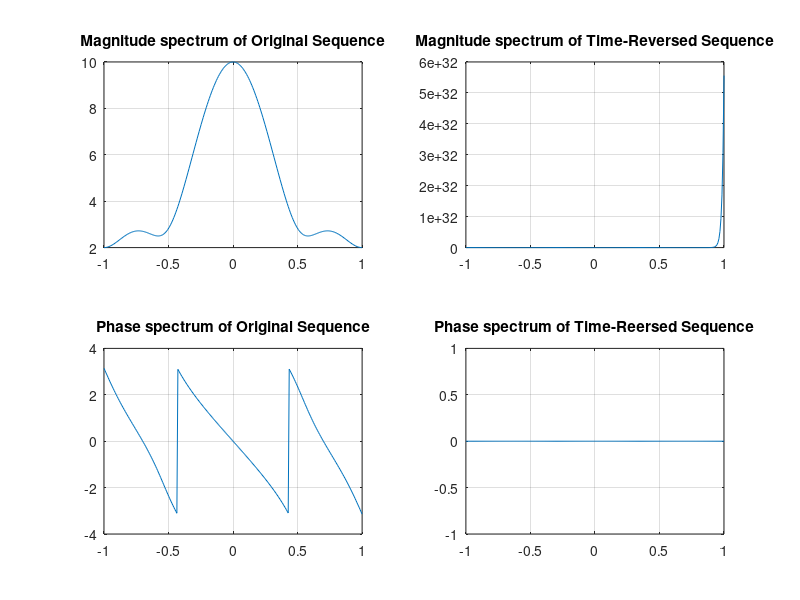

Source code (MATLAB):
clear all;
clc;
close all;
w= -pi:2*pi/255:pi;
num=[1 2 3 4];
i=8;
L=length(num)-1;
h1= freqz(num,1,w);
h2= freqz(fliplr(num),1,w);
h3= exp(w*L*i),h2;
subplot(2,2,1);
plot(w/pi,abs(h1));grid
title("Magnitude spectrum of Original Sequence");
subplot (2,2,2);
plot(w/pi,abs(h3));grid
title("Magnitude spectrum of Time-Reversed Sequence");
subplot(2,2,3);
plot(w/pi,angle(h1));grid
title("Phase spectrum of Original Sequence");
subplot (2,2,4);
plot(w/pi,angle(h3));grid
title("Phase spectrum of Time-Reersed Sequence");
